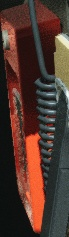
#> input picture Least_Labelled_Classes/cropped_images/class3/class3_0002.jpg, 69 x 237 px, given as the content of the folder train_3/train3/images, which was not available
$ python Demo_Augemented_Photo.py
#> lines starting #> are read from the running program, lines starting #| are printed output that depends on the picture; after the words box and inside, x2 and y2 are one past the last pixel; in counts of white or black regions, pixels touching at a corner belong together; long printed decimals are rounded; pictures that were not available may be replaced by others from this repository, and a replacement may not be noted
#> further down, bg_img is the input picture: shape (237, 69, 3); mean B, G, R 45.3, 54, 79.3
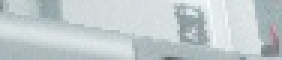
#> input picture Least_Labelled_Classes/cropped_images/class4/class4_0012.jpg, 94 x 20 px (shown 3 times larger)
#> further down, crop_img is the input picture: shape (20, 94, 3); mean B, G, R 206.2, 203.8, 194
import os
import cv2
import random
import numpy as np

# =================================================================================
# CONFIGURATION
# =================================================================================
# --- Set the paths to your directories ---
# Path to the directory with background images for the demo
images_dir = r"train_3/train3/images"
# Path to the directory with cropped objects, organized in class_id subfolders
cropped_dir = r"Least_Labelled_Classes/cropped_images"

# --- Augmentation Parameters ---
# The pasted object will occupy between 5% and 15% of the background image area.
object_size_pct = (0.05, 0.15)


# =================================================================================
# UTILITY FUNCTIONS
# =================================================================================

def paste_object_and_get_label(bg_img, crop_img, class_id):
    """
    Pastes a cropped object onto a background image, handling transparency,
    and returns the augmented image along with the YOLO label string.

    Args:
        bg_img (np.array): The background image.
        crop_img (np.array): The cropped object image (can have an alpha channel).
        class_id (int): The class ID of the object being pasted.

    Returns:
        tuple: A tuple containing:
            - np.array: The augmented image.
            - str: The YOLO format label string for the pasted object.
    """
#> called with class_id = 4
    bg_h, bg_w = bg_img.shape[:2]
#> bg_h = 237; bg_w = 69
    crop_h, crop_w = crop_img.shape[:2]
#> crop_h = 20; crop_w = 94

    # 1. Resize crop to a random fraction of the background area
    area_frac = random.uniform(*object_size_pct)
    try:
        scale_factor = np.sqrt((bg_h * bg_w * area_frac) / (crop_w * crop_h))
#> scale_factor = 0.686
    except ZeroDivisionError:
        return bg_img, "" # Return original image if crop has zero area

    new_w = int(crop_w * scale_factor)
#> new_w = 64
    new_h = int(crop_h * scale_factor)
#> new_h = 13

    # Skip if the resized object is too small or would be larger than the background
    if new_w <= 0 or new_h <= 0 or new_w >= bg_w or new_h >= bg_h:
        return bg_img, ""

    crop_resized = cv2.resize(crop_img, (new_w, new_h))

    # 2. Determine a random position to paste the object
    max_x = bg_w - new_w
#> max_x = 5
    max_y = bg_h - new_h
#> max_y = 224
    x_offset = random.randint(0, max_x)
#> x_offset = 4
    y_offset = random.randint(0, max_y)
#> y_offset = 124

    # 3. Paste the object, handling transparency
    if crop_resized.shape[2] == 4:  # Check for alpha channel
        alpha = crop_resized[:, :, 3] / 255.0
        alpha_inv = 1.0 - alpha
        for c in range(0, 3):
            bg_slice = bg_img[y_offset:y_offset + new_h, x_offset:x_offset + new_w, c]
            crop_slice = crop_resized[:, :, c]
            bg_img[y_offset:y_offset + new_h, x_offset:x_offset + new_w, c] = \
                (alpha * crop_slice + alpha_inv * bg_slice)
    else:  # No alpha channel
        bg_img[y_offset:y_offset + new_h, x_offset:x_offset + new_w] = crop_resized
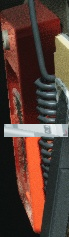
#> bg_img: shape (237, 69, 3); mean of channels 0, 1, 2 53.5, 61.9, 85.3; drawn as B, G, R

    # 4. Calculate the YOLO formatted label string
    x_center = (x_offset + new_w / 2) / bg_w
#> x_center = 0.522
    y_center = (y_offset + new_h / 2) / bg_h
#> y_center = 0.551
    w_norm = new_w / bg_w
#> w_norm = 0.928
    h_norm = new_h / bg_h
#> h_norm = 0.0549
#| Generated Label for 'class4_0012.jpg': 4 0.5217 0.5506 0.9275 0.05485
    label_str = f"{class_id} {x_center} {y_center} {w_norm} {h_norm}"

    return bg_img, label_str

def draw_yolo_label(image, label_str):
    """
    Draws a bounding box and class label on an image from a YOLO label string.

    Args:
        image (np.array): The image to draw on.
        label_str (str): The YOLO format label string.

    Returns:
        np.array: The image with the label drawn on it.
    """
    if not label_str:
        return image

    h, w = image.shape[:2]
    parts = label_str.split()
    class_id = int(parts[0])
    x_center, y_center, width, height = map(float, parts[1:])

    # Convert normalized YOLO coordinates to pixel coordinates
    box_w = int(width * w)
    box_h = int(height * h)
    box_x = int(x_center * w - box_w / 2)
    box_y = int(y_center * h - box_h / 2)

    # Define colors and draw the box and text
    color = (0, 255, 0) # Green
    cv2.rectangle(image, (box_x, box_y), (box_x + box_w, box_y + box_h), color, 2)
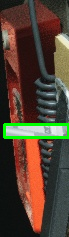
#> image: shape (237, 69, 3); mean of channels 0, 1, 2 50.2, 65.4, 81.5; drawn as B, G, R
    label_text = f"Class ID: {class_id}"
    cv2.putText(image, label_text, (box_x, box_y - 10), cv2.FONT_HERSHEY_SIMPLEX, 0.7, color, 2)
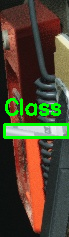
#> image: shape (237, 69, 3); 2.73% of pixels changed, all inside (x1, y1, x2, y2) = (5, 98, 61, 116); drawn as B, G, R

    return image


# =================================================================================
# MAIN EXECUTION BLOCK
# =================================================================================
if __name__ == '__main__':
    # 1. Pick a random background image
    try:
        bg_file = random.choice([f for f in os.listdir(images_dir) if f.lower().endswith(('.jpg','.png','.jpeg'))])
        bg_path = os.path.join(images_dir, bg_file)
        bg_img = cv2.imread(bg_path)
    except (IndexError, FileNotFoundError):
        print(f"Error: Could not find or load a background image from '{images_dir}'. Please check the path.")
        exit()

    # 2. Pick a random cropped object and its class ID
    all_crops = []
    for cls_dir in os.listdir(cropped_dir):
        cls_path = os.path.join(cropped_dir, cls_dir)
        if os.path.isdir(cls_path):
            # --- FIXED LOGIC ---
            # Extract only the numbers from the directory name (e.g., "class3" -> "3")
            numeric_part = "".join(filter(str.isdigit, cls_dir))
            if numeric_part:
                try:
                    class_id = int(numeric_part)
                    for f in os.listdir(cls_path):
                        if f.lower().endswith(('.jpg', '.png')):
                            all_crops.append((os.path.join(cls_path, f), class_id))
                except ValueError:
                    # This case should now be rare
                    print(f"Could not parse class ID from directory name: {cls_dir}")
            else:
                print(f"Skipping directory with no numeric ID in name: {cls_dir}")

    if not all_crops:
        print(f"Error: Could not find any cropped images in '{cropped_dir}'. Please check the path and folder structure.")
        exit()

    crop_path, crop_class_id = random.choice(all_crops)
    # Load with IMREAD_UNCHANGED to preserve potential transparency
    crop_img = cv2.imread(crop_path, cv2.IMREAD_UNCHANGED)

    # 3. Paste the object and get the corresponding label
    # We pass a copy of the background image to keep the original clean
    augmented_img, new_label = paste_object_and_get_label(bg_img.copy(), crop_img, crop_class_id)
    print(f"Generated Label for '{os.path.basename(crop_path)}': {new_label}")

    # 4. Draw the bounding box and label on the augmented image
    img_with_box = draw_yolo_label(augmented_img, new_label)

    # 5. Display the final result
    cv2.imshow("Demo Copy-Paste Augmentation", img_with_box)
    cv2.waitKey(0)
    cv2.destroyAllWindows()
